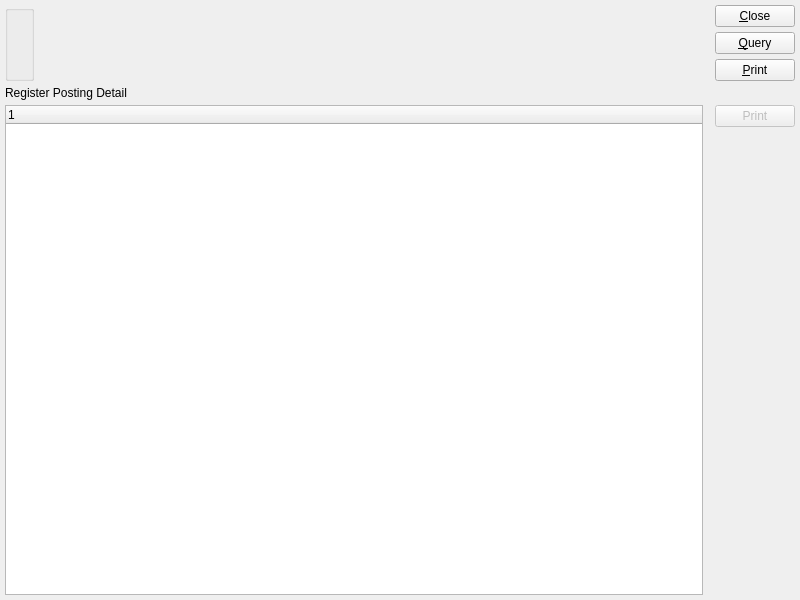
<?xml version="1.0" encoding="UTF-8"?>
<ui version="4.0">
 <comment>This file is part of the xtpos package for xTuple ERP: PostBooks Edition, a free and
open source Enterprise Resource Planning software suite,
Copyright (c) 1999-2012 by OpenMFG LLC, d/b/a xTuple.
It is licensed to you under the Common Public Attribution License
version 1.0, the full text of which (including xTuple-specific Exhibits)
is available at www.xtuple.com/CPAL.  By using this software, you agree
to be bound by its terms.</comment>
 <class>dspRegisterHistory</class>
 <widget class="QMainWindow" name="dspRegisterHistory">
  <property name="geometry">
   <rect>
    <x>0</x>
    <y>0</y>
    <width>800</width>
    <height>600</height>
   </rect>
  </property>
  <property name="windowTitle">
   <string>Register History</string>
  </property>
  <widget class="QWidget" name="widget">
   <layout class="QGridLayout" name="gridLayout_2">
    <item row="0" column="0">
     <layout class="QHBoxLayout" name="horizontalLayout">
      <item>
       <widget class="WarehouseGroup" name="_sites"/>
      </item>
      <item>
       <widget class="DateCluster" name="_dates"/>
      </item>
      <item>
       <spacer>
        <property name="orientation">
         <enum>Qt::Horizontal</enum>
        </property>
        <property name="sizeHint" stdset="0">
         <size>
          <width>13</width>
          <height>20</height>
         </size>
        </property>
       </spacer>
      </item>
      <item>
       <layout class="QVBoxLayout">
        <property name="spacing">
         <number>0</number>
        </property>
        <item>
         <layout class="QVBoxLayout">
          <property name="spacing">
           <number>5</number>
          </property>
          <item>
           <layout class="QVBoxLayout">
            <item>
             <widget class="QPushButton" name="_close">
              <property name="text">
               <string>&amp;Close</string>
              </property>
             </widget>
            </item>
            <item>
             <widget class="QPushButton" name="_query">
              <property name="text">
               <string>&amp;Query</string>
              </property>
             </widget>
            </item>
            <item>
             <widget class="QPushButton" name="_printList">
              <property name="text">
               <string>&amp;Print</string>
              </property>
             </widget>
            </item>
            <item>
             <spacer name="verticalSpacer_2">
              <property name="orientation">
               <enum>Qt::Vertical</enum>
              </property>
              <property name="sizeHint" stdset="0">
               <size>
                <width>20</width>
                <height>0</height>
               </size>
              </property>
             </spacer>
            </item>
           </layout>
          </item>
         </layout>
        </item>
       </layout>
      </item>
     </layout>
    </item>
    <item row="1" column="0">
     <widget class="QFrame" name="_frame">
      <property name="sizePolicy">
       <sizepolicy hsizetype="Preferred" vsizetype="Preferred">
        <horstretch>0</horstretch>
        <verstretch>1</verstretch>
       </sizepolicy>
      </property>
      <property name="frameShape">
       <enum>QFrame::NoFrame</enum>
      </property>
      <property name="frameShadow">
       <enum>QFrame::Raised</enum>
      </property>
      <layout class="QGridLayout" name="gridLayout">
       <property name="margin">
        <number>0</number>
       </property>
       <item row="0" column="0">
        <layout class="QVBoxLayout" name="verticalLayout_2">
         <item>
          <widget class="QLabel" name="label">
           <property name="text">
            <string>Register Posting Detail</string>
           </property>
          </widget>
         </item>
         <item>
          <layout class="QHBoxLayout" name="horizontalLayout_2">
           <property name="spacing">
            <number>12</number>
           </property>
           <item>
            <widget class="XTreeWidget" name="_detail">
             <property name="sizePolicy">
              <sizepolicy hsizetype="Expanding" vsizetype="Expanding">
               <horstretch>0</horstretch>
               <verstretch>1</verstretch>
              </sizepolicy>
             </property>
             <property name="rootIsDecorated">
              <bool>true</bool>
             </property>
            </widget>
           </item>
           <item>
            <layout class="QVBoxLayout" name="verticalLayout">
             <item>
              <widget class="QPushButton" name="_printReceipt">
               <property name="enabled">
                <bool>false</bool>
               </property>
               <property name="text">
                <string>Print</string>
               </property>
              </widget>
             </item>
             <item>
              <spacer name="verticalSpacer">
               <property name="orientation">
                <enum>Qt::Vertical</enum>
               </property>
               <property name="sizeHint" stdset="0">
                <size>
                 <width>20</width>
                 <height>318</height>
                </size>
               </property>
              </spacer>
             </item>
            </layout>
           </item>
          </layout>
         </item>
        </layout>
       </item>
      </layout>
     </widget>
    </item>
   </layout>
  </widget>
 </widget>
 <layoutdefault spacing="5" margin="5"/>
 <pixmapfunction>qPixmapFromMimeSource</pixmapfunction>
 <customwidgets>
  <customwidget>
   <class>DateCluster</class>
   <extends>QWidget</extends>
   <header>datecluster.h</header>
  </customwidget>
  <customwidget>
   <class>WarehouseGroup</class>
   <extends>QGroupBox</extends>
   <header>warehousegroup.h</header>
  </customwidget>
  <customwidget>
   <class>XTreeWidget</class>
   <extends>QTreeWidget</extends>
   <header>xtreewidget.h</header>
  </customwidget>
 </customwidgets>
 <tabstops>
  <tabstop>_detail</tabstop>
  <tabstop>_printList</tabstop>
  <tabstop>_close</tabstop>
 </tabstops>
 <includes>
  <include location="global">parameter.h</include>
 </includes>
 <resources/>
 <connections>
  <connection>
   <sender>_close</sender>
   <signal>clicked()</signal>
   <receiver>dspRegisterHistory</receiver>
   <slot>close()</slot>
   <hints>
    <hint type="sourcelabel">
     <x>772</x>
     <y>58</y>
    </hint>
    <hint type="destinationlabel">
     <x>20</x>
     <y>20</y>
    </hint>
   </hints>
  </connection>
  <connection>
   <sender>_detail</sender>
   <signal>valid(bool)</signal>
   <receiver>_printReceipt</receiver>
   <slot>setEnabled(bool)</slot>
   <hints>
    <hint type="sourcelabel">
     <x>671</x>
     <y>238</y>
    </hint>
    <hint type="destinationlabel">
     <x>738</x>
     <y>232</y>
    </hint>
   </hints>
  </connection>
 </connections>
</ui>
